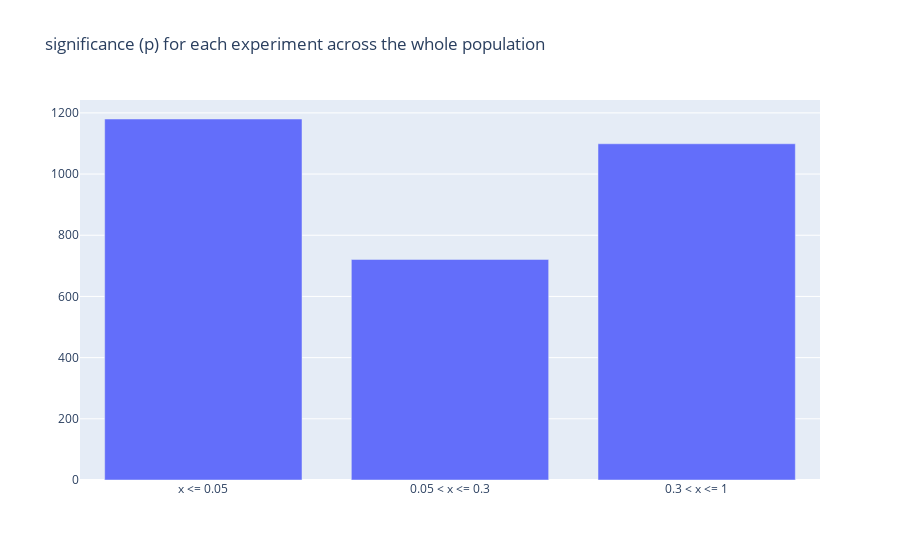

Source (notebook cell):
### Code cell
placebo(temp_data, 'tx', 'px-tx', 'py-tx', pd.DataFrame.__gt__, 0.05)

### Figure 1 — Plotly figure (JSON) as saved in the notebook; plotly's stock layout.template omitted (floating-point values rounded to 4 significant figures)
{"data": [{"name": "significance (p)", "type": "bar", "x": ["x <= 0.05", "0.05 < x <= 0.3", "0.3 < x <= 1"], "y": [1180, 721, 1099]}], "layout": {"title": {"text": "significance (p) for each experiment across the whole population"}}}
